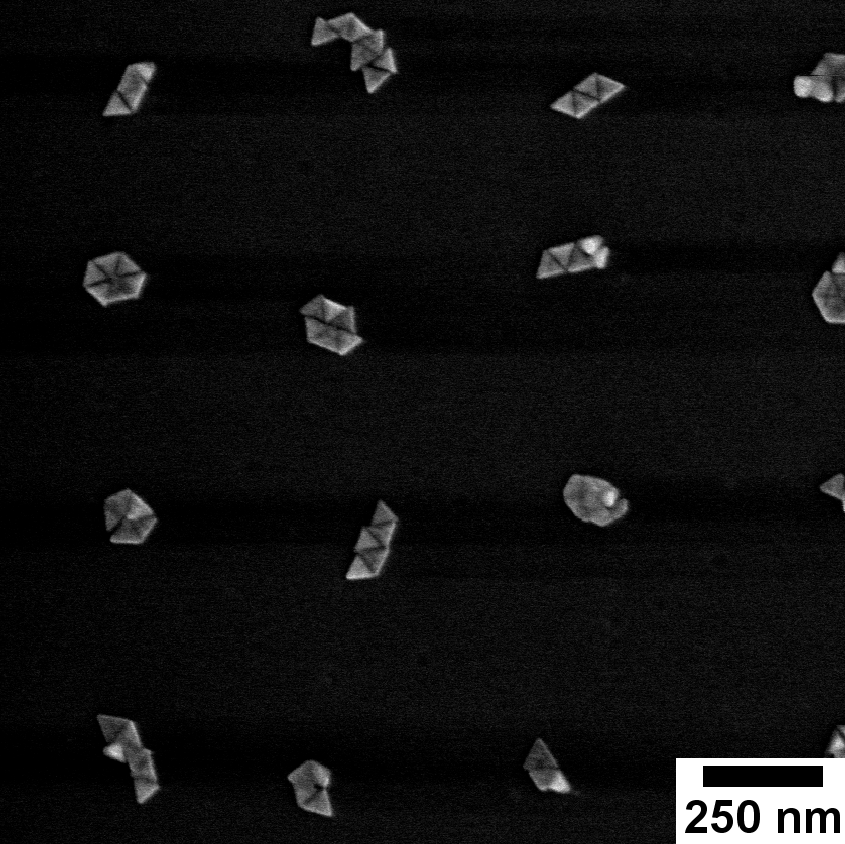
#> input picture T001.png, 845 x 844 px
$ python -i OIP21_lib_ImageProcessing_V6.py   (imports and definitions only)   (older library calls are emulated)
#> lines starting #> are read from the running program, lines starting #| are printed output that depends on the picture; after the words box and inside, x2 and y2 are one past the last pixel; in counts of white or black regions, pixels touching at a corner belong together
#> further down, picture is the input picture: shape (844, 845, 3); min 0, max 255, mean 15.7
#!/usr/bin/env python3
# -*- coding: utf-8 -*-
"""
This is a library gathering all (relevant) image processing functions developed
within the scope of "Optimisation and Image Processing - OIP" 2018, MCI, SDU.

Put this library in your script folder and load by (for instance):

    import OIPlib_ImageProcessing as ip

apply functionality by (for instance)

    img, imgRED, imgGREEN, imgBLUE = ip.load_image_GUI()

Created on Tue Sep 11 11:17:33 2018

UPDATE_1, 2018-09-17:
    ADDED LECTURE 3 CONTENT (LINEAR FILTERING)

UPDATE_2, 2018-09-25:
    ADDED LECTURE 4 CONTENT / FUNCTIONALITY:
        * NONLINEAR FILTERING
        * Conversion imgBIN <-> PointSet
        * Basic Operations on PointSets (Union, Intersection, Translation, Reflection)

UPDATE_3, 2018-10-01:
    ADDED FUNCTIONS FOR BASIC MORPHOLOGICAL OPERATIONS ON IMAGES AND SETS.

UPDATE_4, 2018-10-10:
    ADDED FUNCTIONS FOR:
        * Edge detection
        * Laplace Sharpening
        * Unsharp Masking

        * Thinning (SLOW - faster version yet to come...)

        * Hough Line Detection (Original + Accelerated / Vectorised)


@author: jost
"""

# ------------------------------------
# IMPORTS:
# ------------------------------------

import math
# tkinter interface module for GUI dialogues (so far only for file opening):
import tkinter as tk
from copy import deepcopy
from tkinter.filedialog import askopenfilename

# needed almost every time:
import cv2
import imutils
import matplotlib.image as mpimg  # for image handling and plotting
import matplotlib.pyplot as plt  # for plotting
import numpy as np  # for all kinds of (accelerated) matrix / numerical operations
from scipy import ndimage
from scipy.signal import convolve2d
# ------------------------------------
# LOADING, SEPARATING AND CONVERTING TO INTENSITY:
# ------------------------------------
from skimage.feature import peak_local_max
from skimage.segmentation import watershed


# ----------------------------------------------------------
# Modified stuff

def power_law(x, a, b):
    return a * np.power(x, b)

def gaussian(x, a, b, c):
    return a*np.exp(-np.power(x - b, 2)/(2*np.power(c, 2)))

# [23 lines left out: function skeletonize, not called in this run]


def countRods(i):
    img = i.copy()
    # scale the image so i have more pixels to play with
    scale_percent = 200  # percent of original size
    width = img.shape[1] * 2
#> width = 1690
    height = img.shape[0] * 2
#> height = 1688
    dim = (width, height)
#> dim = (1690, 1688)
    img = cv2.resize(img, dim)

    # l,w = np.shape(img)
    # img = cv2.resize(img, (w*2, l*2))

    # blur to make mask to remove everything outside the cluster
    img_blur = cv2.blur(img, (5, 5))
    ret, mask = cv2.threshold(img_blur, 20, 255, cv2.THRESH_BINARY)
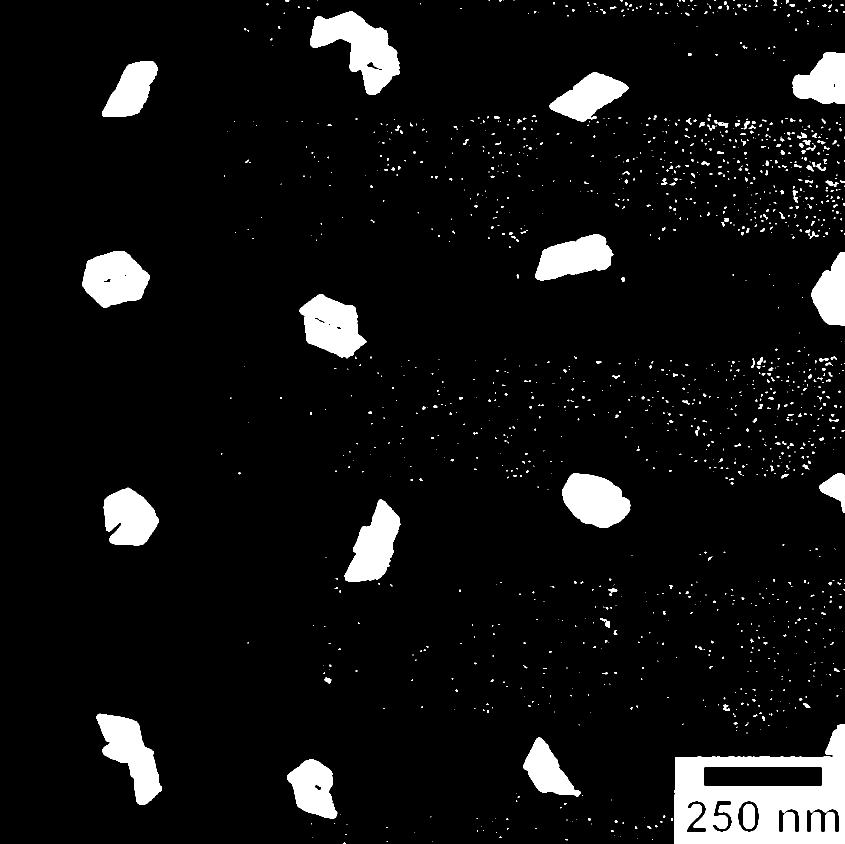
#> mask: shape (1688, 1690, 3) (shown at 1/2 size); 6.9% white; 1458 white regions (1203 under 20 px), largest, box (x1, y1, x2, y2) and area: (1349, 1449, 1690, 1688) 46421, (620, 23, 800, 190) 14368, (193, 1427, 324, 1610) 11451
#> (the run stopped early here; a loop or call above may not have finished)

$ run again, on simp_triangle.PNG
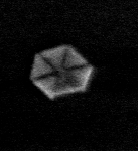
#> input picture simp_triangle.PNG, 138 x 151 px
#> picture is the input picture: shape (151, 138, 3); min 0, max 199, mean 13.1
#> in countRods, `ret, mask = cv2.threshold(img_blur, 20, 255, cv2.THRESH_BINARY)`:
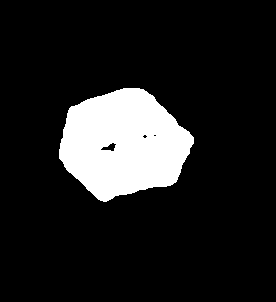
#> mask: shape (302, 276, 3); 13% white; 1 white region, box (x1, y1, x2, y2) and area: (59, 88, 194, 202) 10811

$ run again, on simp_triangle_easy.PNG
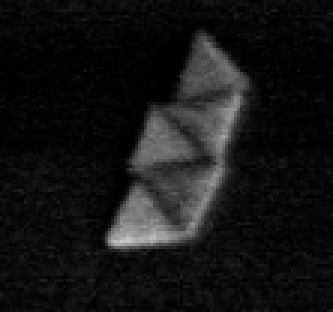
#> input picture simp_triangle_easy.PNG, 111 x 104 px (shown 3 times larger)
#> picture is the input picture: shape (104, 111, 3); min 0, max 198, mean 20.8
#> in countRods, `ret, mask = cv2.threshold(img_blur, 20, 255, cv2.THRESH_BINARY)`:
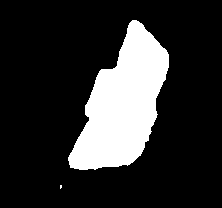
#> mask: shape (208, 222, 3); 18.5% white; 2 white regions (1 under 20 px), largest, box (x1, y1, x2, y2) and area: (68, 20, 169, 170) 8543
